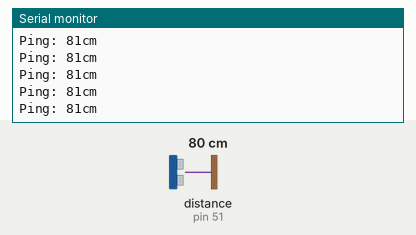
Simulated run of this sketch. Board: Arduino Mega 2560, built with avr-gcc and run on an emulated ATmega2560. Parts: the last lines printed to the serial monitor. The inputs (shaded band) are chosen by the test bench; at power-on: distance to the obstacle (sensor on pin 51) 80 cm. The echo pulse lasts 58.3 µs per cm.

Above: at 1.2 s.
1.3 s: distance to the obstacle (sensor on pin 51) set to 2 cm
At 1.34 s:
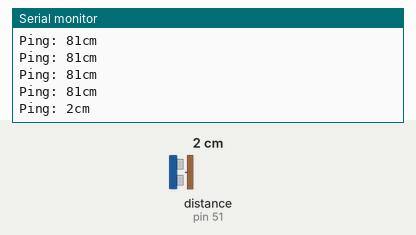
2.8 s: distance to the obstacle (sensor on pin 51) set to 60 cm
At 2.87 s:
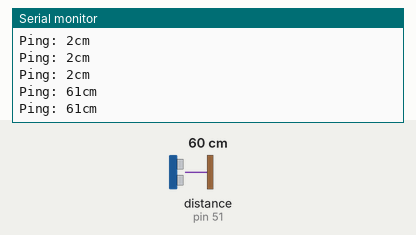
Timing chart, 0 to 5.8 s (numbered marks = the images above; inputs shaded):
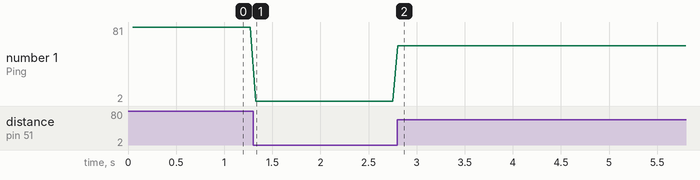

Measured:
- after the input at 1.3 s, the serial monitor: prints a new line at once (image 1)
- after the input at 2.8 s, the serial monitor: prints a new line at once (image 2)
- plotted number 1: 81 → 2 after the input at 1.3 s, 2 → 61 after the input at 2.8 s

The sketch:

NewPingExample.ino
```cpp
// ---------------------------------------------------------------------------
// Example NewPing library sketch that does a ping about 20 times per second.
// ---------------------------------------------------------------------------

#include <NewPing.h>

#define TRIGGER_PIN  50  // Arduino pin tied to trigger pin on the ultrasonic sensor.
#define ECHO_PIN     51  // Arduino pin tied to echo pin on the ultrasonic sensor.
#define MAX_DISTANCE 200 // Maximum distance we want to ping for (in centimeters). Maximum sensor distance is rated at 400-500cm.

NewPing sonar(TRIGGER_PIN, ECHO_PIN, MAX_DISTANCE); // NewPing setup of pins and maximum distance.

void setup() {
  Serial.begin(115200); // Open serial monitor at 115200 baud to see ping results.
}

void loop() {
  delay(50);                     // Wait 50ms between pings (about 20 pings/sec). 29ms should be the shortest delay between pings.
  Serial.print("Ping: ");
  Serial.print(sonar.ping_cm()); // Send ping, get distance in cm and print result (0 = outside set distance range)
  Serial.println("cm");
}
```

IR.cpp
```cpp
#include "IR.h"

IR::IR(int pinName, int MIN, int MAX){
  pin = pinName;
  MAX_RANGE = MAX;
  MIN_RANGE = MIN;
}

int IR::flameCase(){
  int reading = analogRead(pin);
  //No Fire Case
  if(reading > MAX_RANGE){
    return 0;
  }
  //Fire Detected at Distance
  if(reading <= MAX_RANGE && MIN_RANGE < reading){
    return 1;
  }
  //FIRE HERE NOW
  if(reading <= MIN_RANGE){
    return 2;
  }
}
```

IR.h
```cpp
#include <arduino.h>

class IR{
  public:

    int pin;
    int MAX_RANGE;
    int MIN_RANGE;

  private:

    IR(int pinName, int MIN, int MAX);
    int flameCase();
};
```
